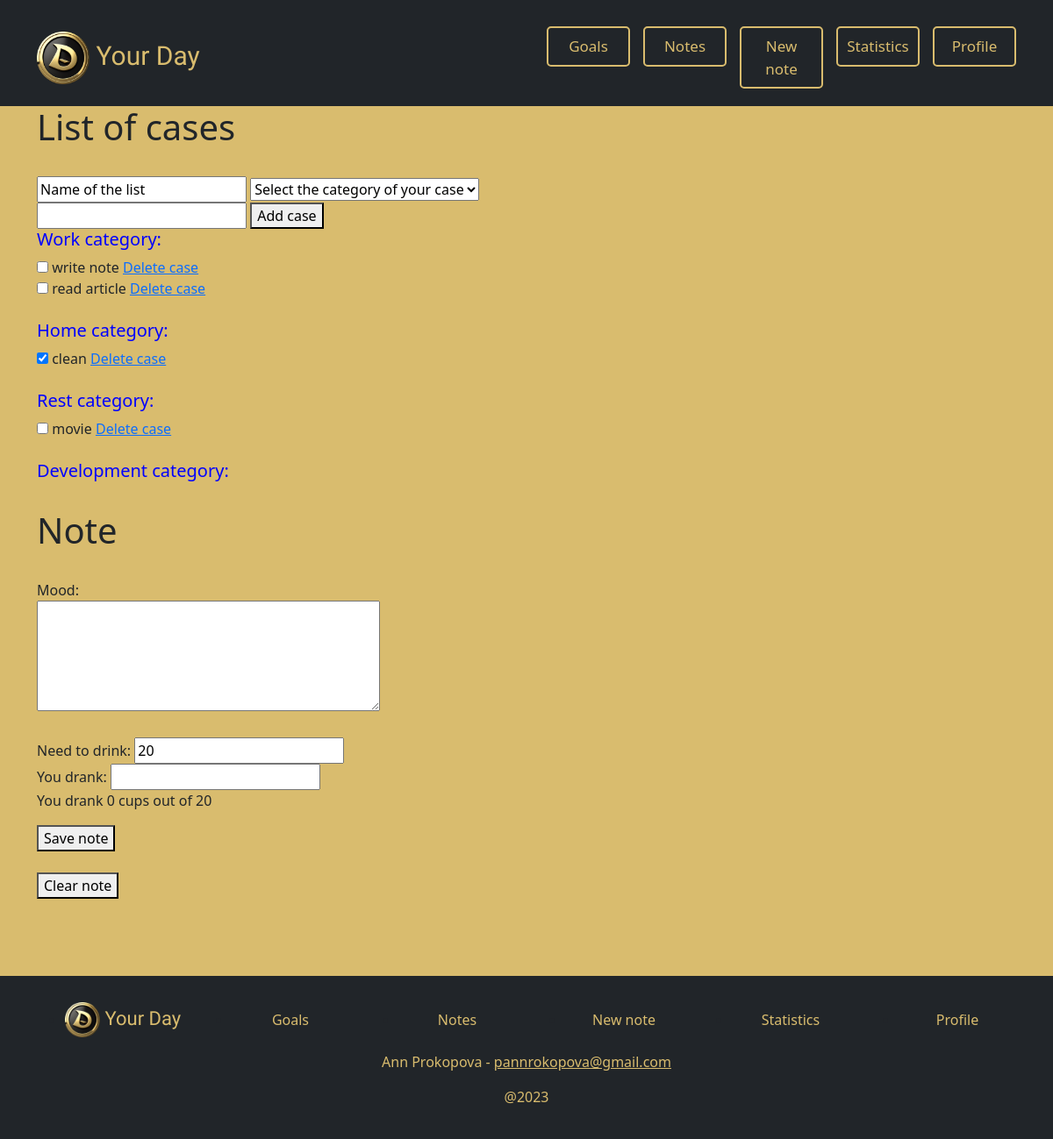
Page /save_list?id_list=97 (signed in) on the committed database.
### entries/models.py (models this page shows)
class Category(models.Model):
    list_id = models.IntegerField()
    case_name = models.CharField(max_length=25, default='SOME STRING')
    approved = models.BooleanField(default=False)
    class Meta:
        abstract = True

class ListsWork(Category):
    pass

class ListsHome(Category):
    pass

### entries/views.py (the view)
# urls.py: path('save_list', views.save_list, name="save_list"),
def save_list(request, id_list=''):
    name_list = None
    try:
        id_list = request.POST['id_list']
        name_list = request.POST['name_list']
    except Exception as e:
        pass
    if not id_list:
        id_list = request.GET.get("id_list")
    if id_list:
        item = Lists.objects.get(list_id=id_list)
        if item.username != f'{request.user}':
            return HttpResponse('Something went wrong. Try again.')
    else:
        id_list = id_list
    try:
        need_cups = Note.objects.filter(username=request.user).values_list('need_cups').last()[0]
    except Exception as e:
        need_cups = 15
    try:
        def save_case():
            if category == 'work':
                element = ListsWork(case_name=case, list_id=new_list.list_id)
            elif category == 'home':
                element = ListsHome(case_name=case, list_id=new_list.list_id)
            elif category == 'rest':
                element = ListsRest(case_name=case, list_id=new_list.list_id)
            elif category == 'development':
                element = ListsDevelopment(case_name=case, list_id=new_list.list_id)
            element.save()
        category = request.POST['categories']
        case = request.POST['case']
        if case:
            try:
                id_list = int(id_list)
                new_list = Lists(list_id=id_list, username=request.user.username, list_name=name_list)
            except Exception as e:
                new_list = Lists(username=request.user.username, list_name=name_list)
            new_list.save()
            id_list = new_list.list_id
            try:
                if ListsWork.objects.filter(list_id=id_list, case_name=case) or ListsHome.objects.filter(
                        list_id=id_list, case_name=case) or ListsRest.objects.filter(list_id=id_list, case_name=case) \
                        or ListsDevelopment.objects.filter(list_id=id_list, case_name=case):
                    pass
                else:
                    save_case()
            except Exception as e:
                save_case()
        will_did_case(request, id_list)
    except Exception as e:
        pass
    def show_cases(class_, column):
        return make_list(class_.objects.filter(list_id=id_list).values_list(column))
    work, work_app = show_cases(ListsWork, 'case_name'), show_cases(ListsWork, 'approved')
    home, home_app = show_cases(ListsHome, 'case_name'), show_cases(ListsHome, 'approved')
    rest, rest_app = show_cases(ListsRest, 'case_name'), show_cases(ListsRest, 'approved')
    development, development_app = show_cases(ListsDevelopment, 'case_name'), show_cases(ListsDevelopment,
                                                                                         'approved')
    work_z, home_z, rest_z, development_z = zip(work, work_app), zip(home, home_app), zip(rest, rest_app), zip(
        development, development_app)
    return render(request, 'entries/new_note.html', {'name_list': name_list, 'work': work_z, 'home': home_z,
                                                         'rest': rest_z, 'development': development_z,
                                                         'need_cups': need_cups, 'id_list': id_list})

### entries/views.py (called while the page is built)
def make_list(queryset_, false=''):
    list_note = []
    if len(queryset_) > 0:
        try:
            for i in range(len(queryset_)):
                list_note.append(*queryset_[i])
        except Exception as e:
            for i in range(len(queryset_)):
                if false:
                    list_note.append(queryset_[i] + (False,))
                else:
                    list_note.append(queryset_[i])
    return list_note

### entries/templates/entries/new_note.html (shortened to what this page needs)
{% extends 'users/base.html' %}
{% load static %}
{% load template_tags %}
{% block content %}
<link rel="stylesheet" href="{% static 'new_note.css' %}" type="text/css">
<form action="{% url 'save_list' %}?id_list={{ id_list }}" method="POST">
    <h1>List of cases</h1>
    <br>
    <input type="text" id="name_list" name="name_list" maxlength="25" {% if name_list %} value="{{ name_list }}"
           {% else %}  value="Name of the list" {% endif %}>
    <select name="categories" id="cases_categories">
        <option value="{{ category }}">{% if category %} {{ category|title }} {% else %}Select the category of your case
            {% endif %}</option>
    </select>
    <br>
    <input type="text" id="case" name="case" maxlength="100" value="{{ case }}">
    <button type="submit">Add case</button>
    {% if work %}
        <h5 style="color: blue;">Work category:</h5>
            {% for case, check in work %}
                {% if check %}
                    <input type="checkbox" id="work_ch" name="boxes[]" checked="checked"
                           value="work, {{ case }}, {{ id_list }}">
                    <label for="work_ch">{{ case }}</label>
                {% else %}
                    <input type="checkbox" name="boxes[]" value="work, {{ case }}, {{ id_list }}">
                    <label for="work_ch">{{ case }}</label>
                {% endif %}
                <a href="{% url 'delete_case' %}?cat_case_idl=work, {{ case }}, {{ id_list }}">Delete case</a>
                <br>
            {% endfor %}
        {% endif %}
        <br>
    {% if home %}
        <h5 style="color: blue;">Home category:</h5>
        {% for case, check in home %}
            {% if check %}
                <input type="checkbox" id="home_ch" name="boxes[]" checked="checked"
                               value="home, {{ case }}, {{id_list }}">
                <label for="home_ch">{{ case }}</label>
            {% else %}
                        <input type="checkbox" name="boxes[]" value="home, {{ case }}, {{id_list }}">
                        <label for="home_ch">{{ case }}</label>
            {% endif %}
            <a href="{% url 'delete_case' %}?cat_case_idl=home, {{ case }}, {{ id_list }}">Delete case</a>
    <br>
        {% endfor %}
        <br>
    {% endif %}
    {% if rest %}
        <h5 style="color: blue;">Rest category:</h5>
        {% for case, check in rest %}
            {% if check %}
                <input type="checkbox" id="rest_ch" name="boxes[]" checked="checked"
                       value="rest, {{ case }}, {{ id_list }}">
                <label for="rest_ch">{{ case }}</label>
            {% else %}
                <input type="checkbox" name="boxes[]" value="rest, {{ case }}, {{ id_list }}">
                <label for="rest_ch">{{ case }}</label>
            {% endif %}
            <a href="{% url 'delete_case' %}?cat_case_idl=rest, {{ case }}, {{ id_list }}">Delete case</a>
            <br>
        {% endfor %}
        <br>
    {% endif %}
    {% if development %}
        <h5 style="color: blue;">Development category:</h5>
        <br>
    {% endif %}
</form>
<h1>Note</h1>
<form action="{% url 'write_note' %}" method="POST">
    <br>
    <label>Mood: </label>
    <div>
        <textarea name="note" cols="40" rows="5" style="overflow-y: scroll;">{{ note }}</textarea>
        <br>
    </div>
    <br>
    <label>Need to drink: </label>
    <input type="number" id="need_cups" name="need_cups" maxlength="100" value="{{ need_cups }}">
    <br>
    <label>You drank: </label>
    <input type="number" id="now_cups" name="now_cups" maxlength="100" value="{{ now_cups }}">
    <p>You drank
        {% if now_cups %}
            {{ now_cups }}
           {% else %}
            0
           {% endif %}
        cups out of {{ need_cups }}
    </p>
    <button type="submit" name="save_all">Save note</button>
</form>
    <br>
<form action="{% url 'new_note' %}" method="">
    <button type="submit">Clear note</button>
</form>
    <br>
    <br>
{% endblock %}

### static/main.css (style rules this page uses)
body { margin:0; background-color: #d9bc6e!important; }
*,:after,:before { box-sizing:border-box; }
a { color:inherit; text-decoration:none; }

### rows in the picture
ListsWork: case_name "write note"
ListsWork: case_name "read article"
ListsHome: case_name "clean"

### other values in the picture
{{ case }} "movie"
{{ need_cups }} "20"
